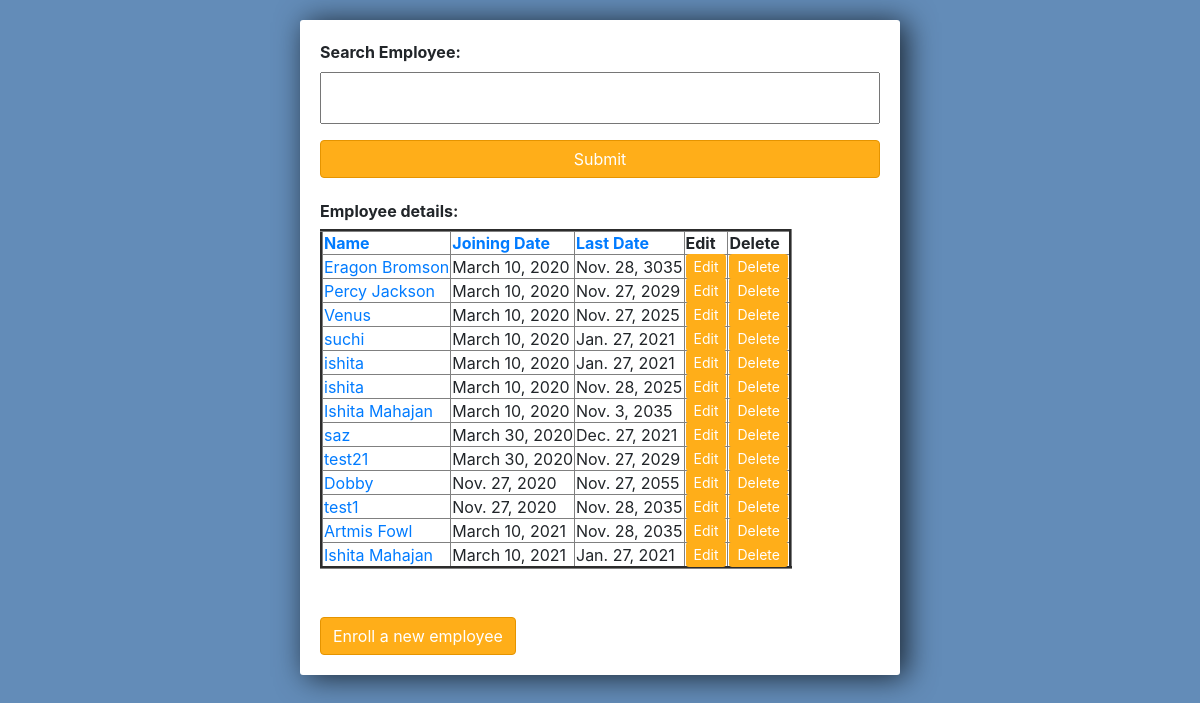
Screenshot of /order_by/joining_date/ with the database file from the repository.
### employee/models.py (models this page shows)
class Employee_model(models.Model):
	name = models.CharField(max_length=100)
	location = models.TextField()
	phone_number = models.IntegerField()
	email_id = models.EmailField(max_length = 254)
	joining_date = models.DateField()
	last_date = models.DateField()
	def __str__(self):
		return self.name

### employee/views.py (the view)
# urls.py: path('order_by/<str:attr>/', views.order_by, name = "order_by"),
def order_by(request, attr):
	employees = Employee_model.objects.all().order_by(attr)
	form = Employee_Form()
	if request.method == 'POST':
		form = Employee_Form(request.POST)
		if form.is_valid():
			form.save()
		return redirect('/')
	context = {
		'employees' : employees,
		'form' : form
	}
	return render(request, 'employee/employee_details.html', context)

### employee/forms.py (shortened to what this page needs)
class Employee_Form(forms.ModelForm):
	class Meta:
		model = Employee_model
		fields = '__all__'

### employee/templates/employee/employee_details.html (shortened to what this page needs)
<link rel="stylesheet" href="https://stackpath.bootstrapcdn.com/bootstrap/4.3.1/css/bootstrap.min.css">
<div class="center-column">
<form method = "POST" action="/search_results">
	<b>Search Employee:</b> {{form.name}}
	<input class="btn btn-info btn-danger" type="submit" name="Search Name">
</form>
<h6><b>Employee details: </b></h6>
<table border="3">
	<tr class="inner-table">
		<td><a href="{% url 'order_by' 'name' %}"><b>Name</b></a></td>
		<td><a href="{% url 'order_by' 'joining_date' %}"><b>Joining Date</b></a></td>
		<td><a href="{% url 'order_by' 'last_date' %}"><b>Last Date</b></a></td>
		<td><b>Edit</b></td>
		<td><b>Delete</b></td>
	</tr>
{% for emp in employees %}
	<tr>
		<td><a href="{% url 'employee_data' emp.id %}">{{emp}}</a></td>
		<td>{{emp.joining_date}}</a></td>
		<td>{{emp.last_date}}</a></td>
		<td><a class="btn-sm btn-info btn-danger" href="{% url 'update_emp' emp.id %}">Edit</a></td>
		<td><a class="btn-sm btn-info btn-danger" href="{% url 'delete' emp.id %}">Delete</a></td>
	</tr>
{% endfor %}
</table>
<br></br>
<a class="btn btn-info btn-danger" href="{% url 'enroll' %}">Enroll a new employee</a>
</div>

### employee/templates/employee/employee_details.html (style rules this page uses)
input { width: 100%; padding: 12px 20px; margin: 8px 0; box-sizing: border-box; }
input::placeholder { color: #d3d3d3; }
.center-column { width:600px; margin: 20px auto; padding:20px; background-color: #fff; border-radius: 3px; box-shadow: 6px 2px 30px 0px rgba(0,0,0,0.75); }
.btn-danger { background-color: #ffae19; border-color: #e59400; }
.inner-table { border: 3; border-width: 1; }

### rows the page displays
Employee_model: name "Eragon Bromson", joining_date "March 10, 2020", last_date "Nov. 28, 3035"
Employee_model: name "Percy Jackson", joining_date "March 10, 2020", last_date "Nov. 27, 2029"
Employee_model: name "Venus", joining_date "March 10, 2020", last_date "Nov. 27, 2025"
Employee_model: name "suchi", joining_date "March 10, 2020", last_date "Jan. 27, 2021"
Employee_model: name "ishita", joining_date "March 10, 2020", last_date "Jan. 27, 2021"
Employee_model: name "ishita", joining_date "March 10, 2020", last_date "Nov. 28, 2025"
Employee_model: name "Ishita Mahajan", joining_date "March 10, 2020", last_date "Nov. 3, 2035"
Employee_model: name "saz", joining_date "March 30, 2020", last_date "Dec. 27, 2021"
Employee_model: name "test21", joining_date "March 30, 2020", last_date "Nov. 27, 2029"
Employee_model: name "Dobby", joining_date "Nov. 27, 2020", last_date "Nov. 27, 2055"
Employee_model: name "test1", joining_date "Nov. 27, 2020", last_date "Nov. 28, 2035"
Employee_model: name "Artmis Fowl", joining_date "March 10, 2021", last_date "Nov. 28, 2035"
Employee_model: name "Ishita Mahajan", joining_date "March 10, 2021", last_date "Jan. 27, 2021"
